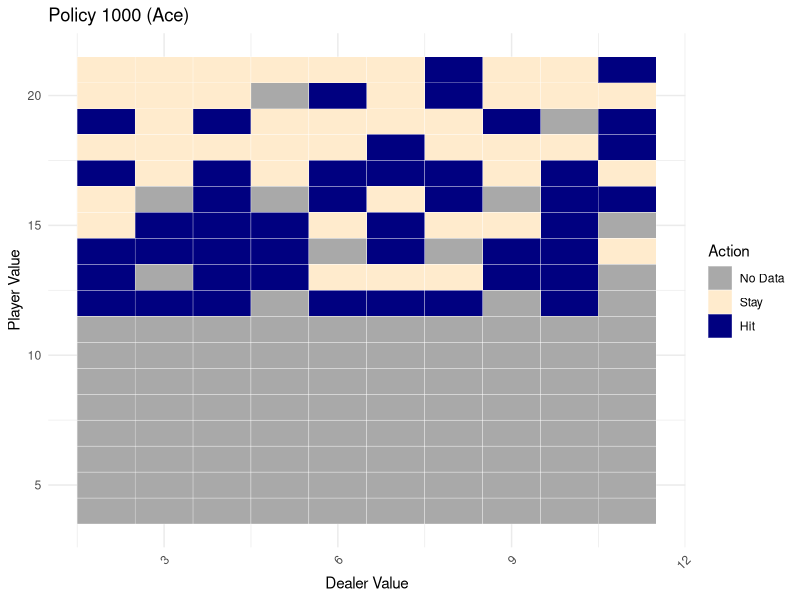
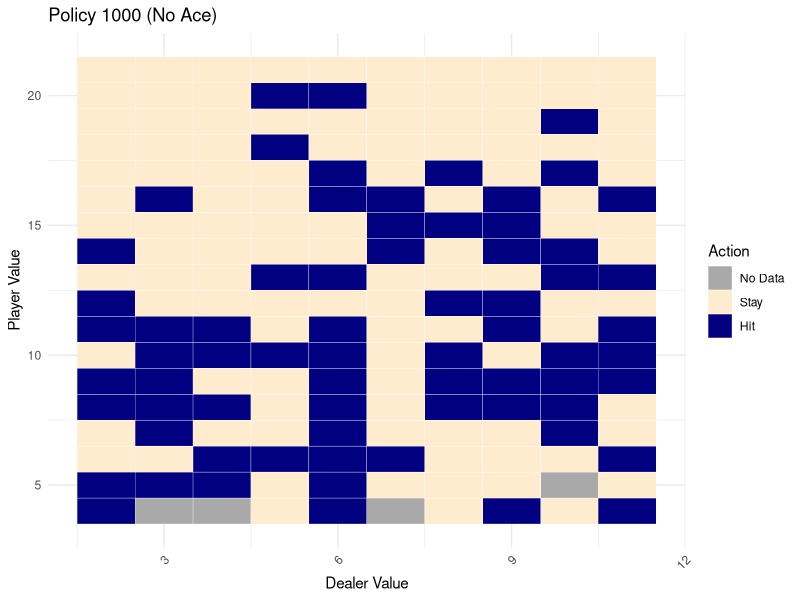
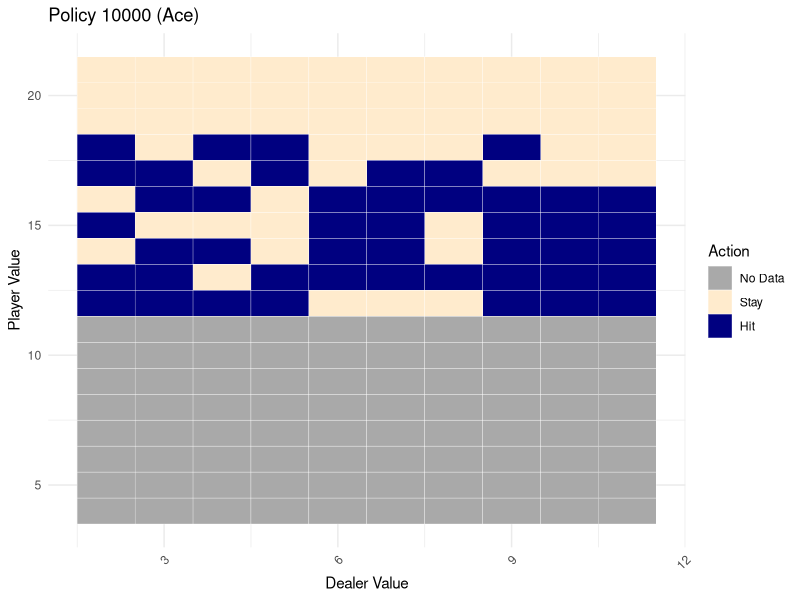
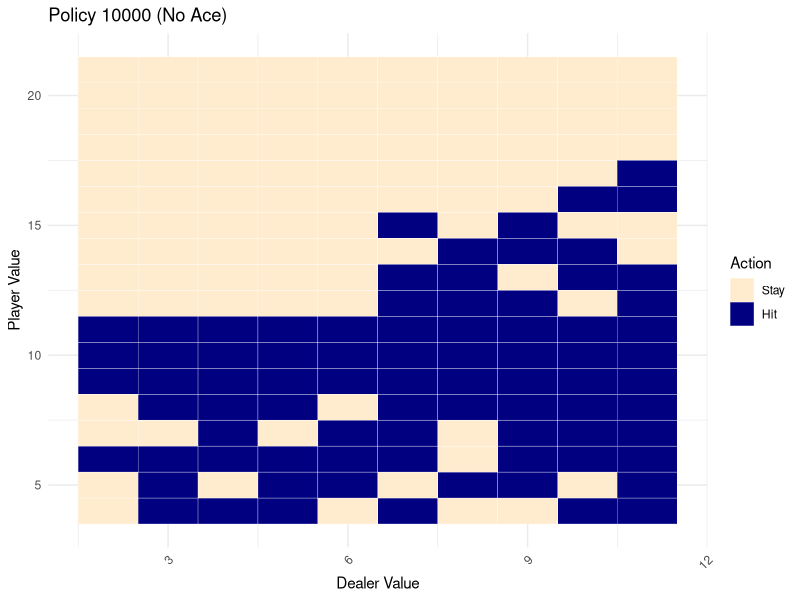
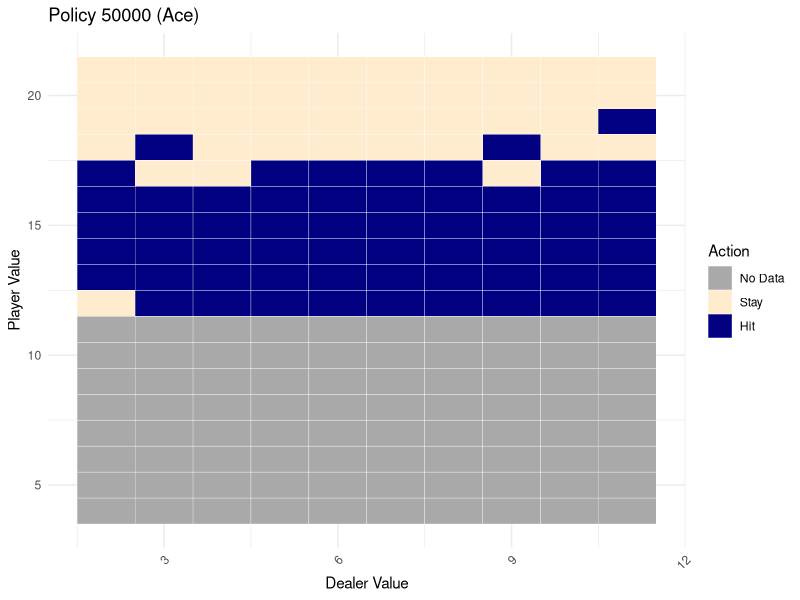
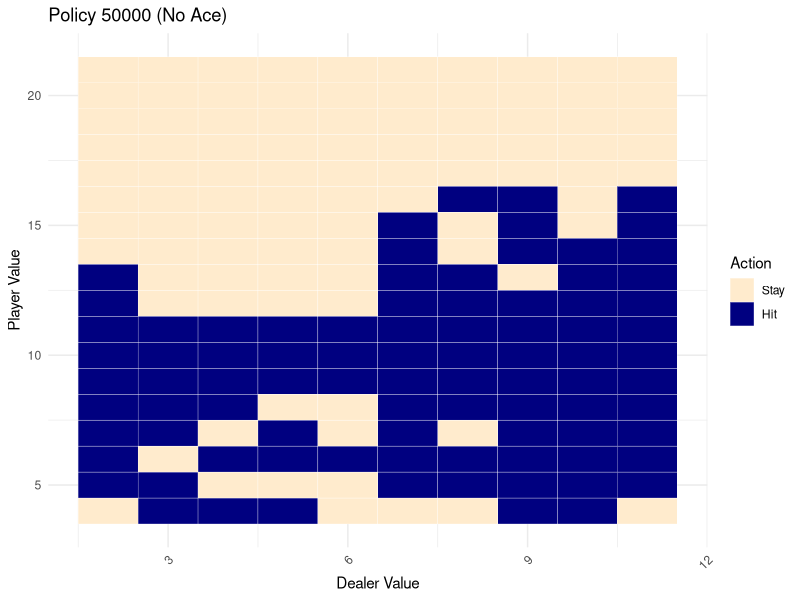
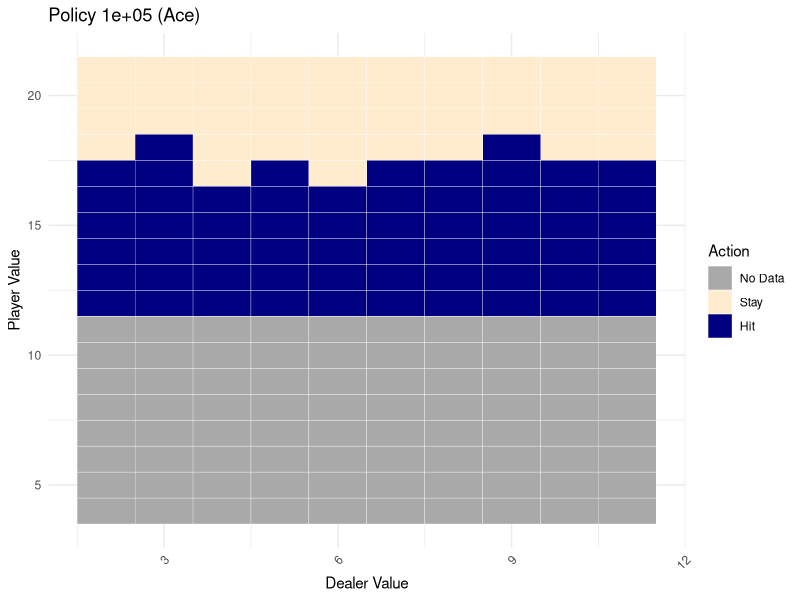
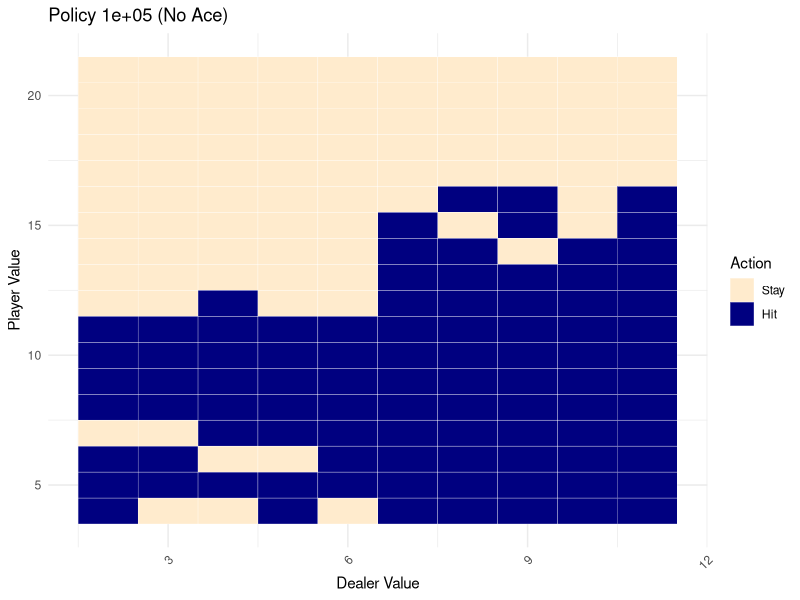

Write the R code that produced these figures, in order. (Note: a time limit stopped this script after it produced the figures.)
###############################################################################
#
# Agent is a Monte-Carlo reinforcement-trained statistical model
# 
# Environment: Dealer visible value, player value, player aces
#
# Action Space: Hit, Stay
#
# Value Function: State-action pair, Q(s, a)
#
###############################################################################

##########################
# BLACKJACK FUNCTIONALITY
#########################

# Get a random card
random_card <- function() {
  # Higher likelihood of 10 for J, Q, K
  return(sample(c(2, 3, 4, 5, 6, 7, 8, 9, 10, 10, 10, 10, 11), 1))
}

# Add a card to a hand
# Accounts for soft hands with aces
#
# State[2] = player value
# State[3] = ace (1 = NO, 2 = YES)
hit <- function(value, ace) {
  value =  as.numeric(value)
  ace =  as.numeric(ace)
  card = random_card()
  
  # Check if card is ace
  if (card == 11) {
    ace = ace + 1
  }
  
  # Check for bust with ace
  if (value + card > 21 && ace > 1) {
    value = value + card - 10
    ace = ace - 1
  } else {
    value = value + card
  }
  
  return(c(value, ace))
}

# Get a random state
#
# state[1] = dealer
# state[2] = player
# state[3] = ace (1 = NO, 2 = YES)
random_state <- function() {
  
  # Dealer simply gets one card
  dealer = sample(2:11, 1)
  
  # Player gets 2 cards, track ace
  player_1 = sample(2:11, 1)
  player_2 = sample(2:11, 1)
  
  if (player_1 == 11 && player_2 == 11) {
    player = 12
    ace = 2
  } else if (player_1 == 11 || player_2 == 11) {
    player = player_1 + player_2
    ace = 2
  } else {
    player = player_1 + player_2
    ace = 1
  }
  
  return(c(dealer, player, ace))
}

# Get a real state
#
# Difference from random state is cards are dealt with weights to a deck
real_state <- function() {
  
  # Dealer simply gets one card
  dealer = hit(0, 1)[1]
  
  # Player gets 2 cards, track ace
  player_hand = hit(0, 1)
  player_hand = hit(player_hand[1], player_hand[2])
  
  return(c(dealer, player_hand[1], player_hand[2]))
}

# Finalize state
#
# Follows dealer logic (hit until >= 17) to calculate the final
# dealer hand
finalize_dealer <- function(s) {
  # Check for dealer ace
  dealer = s[1]
  if (dealer == 11) {
    dealer_ace = 2
  } else {
    dealer_ace = 1
  }
  
  # dealer_hand[1] = dealer value
  # dealer_hand[2] = dealer ace
  dealer_hand = c(dealer, dealer_ace)
  
  # Dealer hits until 17 or over
  while (dealer_hand[1] < 17) {
    dealer_hand = hit(dealer_hand[1], dealer_hand[2])
  }
  
  s[1] = dealer_hand[1]
  return(s)
}

###########
# TRAINING
###########

# Reward function
#
# Returns a reward based on the state
#
# state[1] = dealer
# state[2] = player
# state[3] = ace
#
# Returns 1 on a player win
# Returns 0 on a tie
# Returns -1 on a player loss
R <- function(s) {
  # If player is bust, dealer wins
  dealer = s[1]
  player = s[2]
  
  # Player bust = loss
  if (player > 21) {
    return(-1)
  }
  
  # Only dealer bust = win
  if (dealer > 21) {
    return(1)
  }
  
  # No busts and player > dealer = win
  if (player > dealer) {
    return(1)
  }
  
  # No busts and player < dealer = lose
  if (player < dealer) {
    return(-1)
  }
  
  # Else, player == dealer = tie
  return(0)
  
}

# Returns function
#
# Map is a 4D array of state-actions
#
# Adds a constant 'add' to the s, a on the map
#
# Returns the updated map and the new total return for the s, a
Returns <- function(s, a, map, add = 0) {
  
  map[s[1], s[2], s[3], a] = map[s[1], s[2], s[3], a] + add
  return = map[s[1], s[2], s[3], a]
  
  return(list(map = map, return = return))
}

# Visits function
#
# Map is a 4D array of state-actions
#
# if visited == TRUE, adds 1 to the s, a
#
# Returns the updated map and the new total visits for the s, a
N <- function(s, a, map, visited = FALSE) {
  
  add = ifelse(visited, 1, 0)
  map[s[1], s[2], s[3], a] = map[s[1], s[2], s[3], a] + add
  visits = map[s[1], s[2], s[3], a]
  
  return(list(map = map, visit = visits))
}

# Value function
#
# Map is a 4D array of state-actions
#
# if update == TRUE
# Updates the expected value for each s, a based on the total return
# and number of visits
#
# else
# Makes no changes to the map
#
# Returns the updated map and the new moving average for the s, a
Q <- function(s, a, map, return = 1, visits = 1, update = FALSE) {
  
  if (update) {
    map[s[1], s[2], s[3], a] = return / visits
  }
  
  expected_value = map[s[1], s[2], s[3], a]
  
  return(list(map = map, value = expected_value))
}

# Training function
#
# n_episodes = # of training episodes
# gamma = reward decay function
# epsilon_start = 0-1 probability to explore, decays by 1% each visit
# *epsilon decays exponentially
# 
# Returns a policy as a 4D array of actions based on the state
monte_carlo_BJ <- function(n_episodes = 50000, gamma = 1, epsilon_start = 1) { 
  # Initialize
  # visible dealer card (max=11), player value (max=21), player ace (T/F),
  # action (hit/stay)
  policy <- array(0, dim = c(11, 21, 2))
  returns <- array(0, dim = c(11, 21, 2, 2))
  visits <- array(0, dim = c(11, 21, 2, 2))
  expected_values <- array(0, dim = c(11, 21, 2, 2))
  
  # For each episode
  for (episode in seq(1, n_episodes)) {
    
    # Generate an episode
    episode = list()
    s = random_state() # Random state
    while (s[2] < 22) {
      # Calculate the average visits for both actions (1 and 2)
      visit_count1 = visits[s[1], s[2], s[3], 1]
      visit_count2 = visits[s[1], s[2], s[3], 2]
      avg_visits = (visit_count1 + visit_count2) / 2
      
      # Calculate epsilon with average visit count
      epsilon = epsilon_start * (100 / (100 + avg_visits))
      
      # Explore vs Exploit action based on epsilon
      a = ifelse(runif(1) > epsilon && policy[s[1], s[2], s[3]] != 0, 
                 policy[s[1], s[2], s[3]], sample(1:2, 1))
      # Append state and action to episode
      episode = append(episode, list(c(s, a)))
      
      if (a == 2) { # hit, modify state
        hit_s = hit(s[2], s[3])
        s[2] = hit_s[1]
        s[3] = hit_s[2]
      } else { # stay, end episode early
        break;
      }
    }
    # Append final state for evaluation
    episode = append(episode, list(c(s, 0)))
    
    # For each step of episode
    # Emphasize value of final state, winning overall matters more
    final_result = R(finalize_dealer(episode[[length(episode)]]))
    G = 0
    for (t in seq(from = length(episode) - 1, to = 1, by = -1)) {
      # t, t-1, t-2, ...
      # t is the last step of the episode, t-1 second last, etc.
      
      # Initialize s, a
      s = episode[[t]][1:3]
      a = episode[[t]][4]
      # Get a result for the last state
      last_s = episode[[t + 1]][1:3]
      last_s = finalize_dealer(last_s)
      # Get Reward as average of total rewards over episode so far, devalued by gamma
      G = ((gamma * G) + R(last_s)) / (length(episode) - t)
      # Add reward to returns[s, a]
      return_values = Returns(s, a, returns, add = G)
      returns = return_values$map
      return = return_values$return
      # Update expected values
      visits_values = N(s, a, visits, visited = TRUE)
      visits = visits_values$map
      visit = visits_values$visit
      
      expected_values = Q(s, a, expected_values, return = return, visits = visit, 
                          update = TRUE)$map
      
      # Update policy to be greatest expected value
      stay_expected = expected_values[s[1], s[2], s[3], 1]
      hit_expected = expected_values[s[1], s[2], s[3], 2]
      
      if (stay_expected > hit_expected) {
        policy_action = 1
      } else if (hit_expected > stay_expected) {
        policy_action = 2
      } else {
        # Break ties randomly
        policy_action = sample(1:2, 1)
      }
      
      policy[s[1], s[2], s[3]] = policy_action
    }
  }
  
  return(policy)
}

###########
# PLOT
###########

# Function to convert policy to a data frame
policy_to_dataframe <- function(policy) {
  # Initialize vectors to store the data
  dealer_values <- c()
  player_values <- c()
  ace_values <- c()
  actions <- c()
  
  # Iterate through each combination of dealer value, player value, and ace presence
  for (dealer in 2:11) {                # Dealer values from 2 to 11
    for (player in 4:21) {              # Player values from 4 to 21
      for (ace in 1:2) {                # Ace presence: 1 (no ace), 2 (ace present)
        # Extract action
        action = policy[dealer, player, ace]
        
        # Append to vectors
        dealer_values <- c(dealer_values, dealer)
        player_values <- c(player_values, player)
        ace_values <- c(ace_values, ace - 1)  # 0 for no ace, 1 for ace present
        actions <- c(actions, action)
      }
    }
  }
  
  # Combine vectors into a data frame
  policy_df <- data.frame(
    Dealer = dealer_values,
    Player = player_values,
    Ace = ace_values,
    Action = actions
  )
  
  return(policy_df)
}

# Load necessary libraries
library(ggplot2)
library(reshape2)

# Function to create heat maps of the policy for both ace and no ace
heat_map_policy <- function(policy_df, name) {
  # Ensure Action is a factor with appropriate levels
  policy_df$Action <- factor(policy_df$Action, levels = c(0, 1, 2), labels = c("No Data", "Stay", "Hit"))
  
  # Create a heat map for the case where ace is present
  policy_ace <- policy_df[policy_df$Ace == 1, ]  # 1 for Ace Present
  
  # Create a heat map for the case where ace is not present
  policy_no_ace <- policy_df[policy_df$Ace == 0, ]  # 0 for No Ace
  
  # Function to plot individual heat map
  plot_heat_map <- function(data, title) {
    if (nrow(data) == 0) {
      warning("No data available for this heat map: ", title)
      return(NULL)
    }
    
    ggplot(data, aes(x = Dealer, y = Player)) +
      geom_tile(aes(fill = Action), color = "white") +  # Use fill for the Action
      scale_fill_manual(values = c("No Data" = "darkgray", "Stay" = "blanchedalmond", 
                                   "Hit" = "navy"),
                        name = "Action") +
      theme_minimal() +
      labs(title = title,
           x = "Dealer Value",  # Update x-axis label
           y = "Player Value") +  # Update y-axis label
      theme(axis.text.x = element_text(angle = 45, hjust = 1))
  }
  
  # Plot for the case where ace is present
  label = paste("Policy", name, "(Ace)")
  p1 <- plot_heat_map(policy_ace, label)
  
  # Plot for the case where ace is not present
  label = paste("Policy", name, "(No Ace)")
  p2 <- plot_heat_map(policy_no_ace, label)
  
  # Display the plots
  print(p1)
  print(p2)
}

##########
# EVALUATE
##########

# Evaluate policy
#
# n is the number of sample states
evaluate_policy <- function(policy, n_tests = 50000) {
  wins <- 0
  
  for (test in 1:n_tests) {
    # Start with a real state
    s <- real_state()
    dealer_value <- s[1]
    player_value <- s[2]
    player_ace <- s[3]
    
    # Play the game using the policy
    while (player_value < 22) {
      action <- policy[dealer_value, player_value, player_ace]
      
      if (action == 2) {  # Hit
        hit_s <- hit(player_value, player_ace)
        player_value <- hit_s[1]
        player_ace <- hit_s[2]
      } else {  # Stay
        break
      }
    }
    
    # Evaluate the final state after dealer's turn
    final_state <- finalize_dealer(c(dealer_value, player_value, player_ace))
    reward <- R(final_state)
    
    if (reward == 1) {
      wins <- wins + 1  # Increment wins if the player won
    }
  }
  
  # Calculate win rate
  win_rate <- wins / n_tests
  return(win_rate)
}

#######
# MAIN
#######
# Train policies function
train_policy <- function(training_rounds, n_episodes, n_tests) {
  sum_win_rate <- 0
  for (i in seq(1:training_rounds)) {
    policy <- monte_carlo_BJ(n_episodes = n_episodes, gamma = 1, epsilon_start = 1)
    win_rate <- evaluate_policy(policy, n_tests)
    sum_win_rate <- sum_win_rate + win_rate
  }
  policy_df <- policy_to_dataframe(policy)
  heat_map_policy(policy_df, toString(n_episodes))
  avg_win_rate <- sum_win_rate / training_rounds
  cat("Average win rate of policy trained on", n_episodes, "episodes over", n_tests, "games is:", avg_win_rate, "\n")
  
  return(policy_df)
}

# Random policy for winrate comparison
rand_policy <- array(sample(1:2, size = 11 * 21 * 2, replace = TRUE), 
                     dim = c(11, 21, 2))

# Test different policies
n_tests <- 50000

# Random policy
rand_win_rate <- evaluate_policy(rand_policy, n_tests)
cat("Win rate of random policy over", n_tests, "games is:", rand_win_rate, "\n")

policy_A_df <- train_policy(1, 1000, n_tests)

policy_B_df <- train_policy(1, 10000, n_tests)

policy_C_df <- train_policy(1, 50000, n_tests)

policy_D_df <- train_policy(1, 100000, n_tests)

policy_E_df <- train_policy(1, 250000, n_tests)

##################
# Export
##################
library(jsonlite)

export_policy <- function(policy_df) {
  x <- toJSON(policy_df)
  write(x, "model.json")
}
